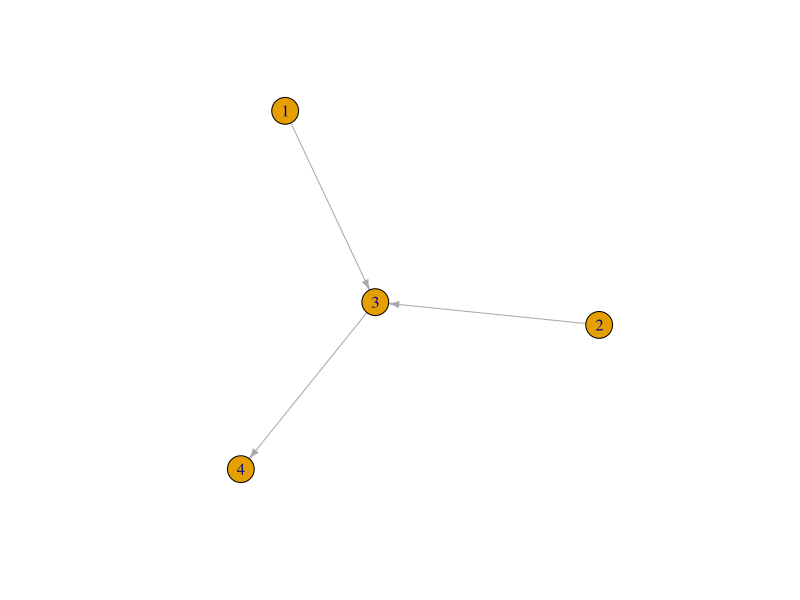

Generate this figure with R:
## ---- chunk 1
knitr::opts_chunk$set(echo = TRUE,warning = F,message = F)
## ---- chunk 2
# Install and load the necessary package
if (!require(igraph)) {
  install.packages("igraph")
}
library(igraph)

# Corrected upstream-downstream relationships (1 and 2 only feed into 3)
edges <- data.frame(from = c(1, 2, 3), to = c(3, 3, 4))

# Create a directed graph from the updated edge list
g <- graph_from_data_frame(edges, directed = TRUE)

# Plot the updated graph to visualize the structure
plot(g, vertex.label = V(g)$name, edge.arrow.size = 0.5)

# Define unit types (C1, C2, C3) for the nodes
unit_types <- c("C1", "C2", "C3", "C3")

# Store the manufacturing (X) and transportation (Y) values for each unit type
# X and Y values for the first production round
X <- c(C1 = 4, C2 = 3, C3 = 3)
Y <- c(C1 = 2, C2 = 2, C3 = 1)

# Assign unit types to the nodes in the graph
V(g)$type <- unit_types

# Function to print out the current graph structure and unit types
print_graph_info <- function(g) {
  cat("Graph structure (Upstream -> Downstream):\n")
  print(edges)
  cat("\nUnit types:\n")
  for (i in 1:vcount(g)) {
    cat("Unit", i, "is of type", V(g)$type[i], "\n")
  }
}



## ---- chunk 3
library(R6)

Unit <- R6::R6Class(
  "Unit",
  public = list(
    unit_id = NULL,
    unit_type = NULL,
    inventory = NULL,
    downstream = NULL,
    upstreams = NULL,
    
    initialize = function(unit_id, unit_type) {
      self$unit_id <- unit_id
      self$unit_type <- unit_type
      self$inventory <- list()  # Initialize inventory
      self$downstream <- NULL    # Initialize downstream
      self$upstreams <- list()    # Initialize upstreams
    },
    
    manufacture = function(units_produced) {
      if (!(self$unit_id %in% names(self$inventory))) {
        self$inventory[[self$unit_id]] <- 0
      }
      self$inventory[[self$unit_id]] <- self$inventory[[self$unit_id]] + units_produced
    },
    
    transport = function(units_transported) {
      total_inventory <- sum(unlist(self$inventory))
      if (total_inventory >= units_transported) {
        transport_ratio <- units_transported / total_inventory
        transported <- lapply(self$inventory, function(amount) amount * transport_ratio)

        # Update inventory
        for (source in names(self$inventory)) {
          self$inventory[[source]] <- self$inventory[[source]] - transported[[source]]
        }
        
        if (!is.null(self$downstream)) {
          for (source in names(transported)) {
            if (!(source %in% names(self$downstream$inventory))) {
              self$downstream$inventory[[source]] <- 0
            }
            self$downstream$inventory[[source]] <- self$downstream$inventory[[source]] + transported[[source]]
          }
        }
      }
    },
    
    report_inventory = function() {
      total <- sum(unlist(self$inventory))
      cat(paste0("Unit ", self$unit_id, " (Type ", self$unit_type, ") Inventory:\n"))
      cat(paste0("Total: ", round(total, 2), "\n"))
      for (source in names(self$inventory)) {
        cat(paste0("  From Unit ", source, ": ", round(self$inventory[[source]], 2), "\n"))
      }
    },
    
    set_downstream = function(downstream_unit) {
      self$downstream <- downstream_unit
    },
    
    add_upstream = function(upstream_unit) {
      self$upstreams <- c(self$upstreams, upstream_unit)
    }
  )
)

# Function to simulate production and transportation processes
simulate_production_process <- function(units, cycles, production_values, transportation_values) {
  for (cycle in 1:cycles) {
    cat(paste0("Cycle ", cycle, "\n"))
    
    # Manufacturing phase
    for (i in seq_along(units)) {
      units[[i]]$manufacture(production_values[[cycle]][i])
      units[[i]]$report_inventory()
    }
    
    # Transportation phase
    for (i in seq_along(units)) {
      units[[i]]$transport(transportation_values[[cycle]][i])
      units[[i]]$report_inventory()
    }
    
    cat("\n")
  }
}

# Example usage
unitA <- Unit$new("A", "C1")
unitB <- Unit$new("B", "C2")
unitC <- Unit$new("C", "C3")
unitD <- Unit$new("D", "C3")

unitA$set_downstream(unitC)
unitB$set_downstream(unitC)
unitC$add_upstream(unitB)
unitD$add_upstream(unitC)  # Only adding once

units <- list(unitA, unitB, unitC, unitD)

# Define production and transportation values for each cycle
production_values <- list(
  c(4, 3, 3, 3),  # Production for Cycle 1
  c(6, 4, 5, 5),
  c(6, 4, 5, 5) # Production for Cycle 3
)

transportation_values <- list(
  c(2, 2, 1, 1),  # Transportation for Cycle 1
  c(3, 3, 3, 3),
  c(3, 3, 3, 3) # Transportation for Cycle 3
)

# Run the simulation
simulate_production_process(units, 3, production_values, transportation_values)

